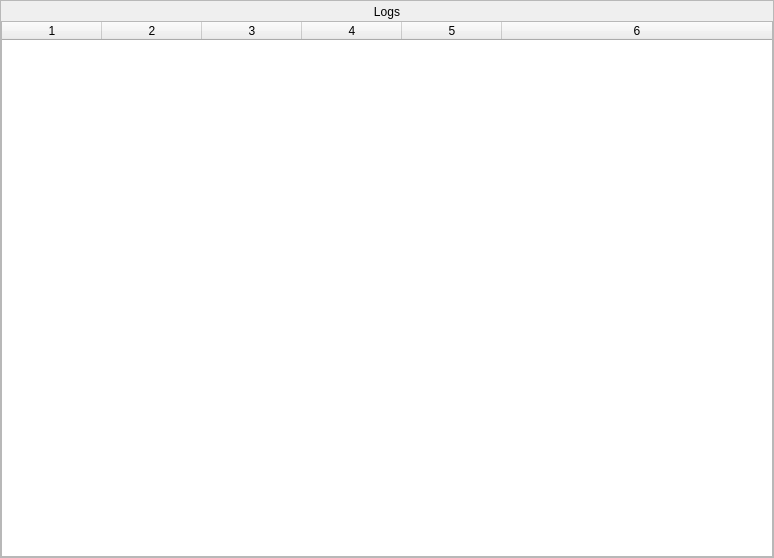
<?xml version="1.0" encoding="UTF-8"?>
<ui version="4.0">
 <class>CENTAUR_NAMESPACE::LogDialog</class>
 <widget class="QDialog" name="CENTAUR_NAMESPACE::LogDialog">
  <property name="geometry">
   <rect>
    <x>0</x>
    <y>0</y>
    <width>774</width>
    <height>558</height>
   </rect>
  </property>
  <property name="windowTitle">
   <string>Dialog</string>
  </property>
  <layout class="QVBoxLayout" name="verticalLayout">
   <property name="leftMargin">
    <number>0</number>
   </property>
   <property name="topMargin">
    <number>0</number>
   </property>
   <property name="rightMargin">
    <number>0</number>
   </property>
   <property name="bottomMargin">
    <number>0</number>
   </property>
   <item>
    <widget class="CENTAUR_NAMESPACE::WindowFrame" name="logMainFrame">
     <property name="styleSheet">
      <string notr="true"/>
     </property>
     <property name="frameShape">
      <enum>QFrame::StyledPanel</enum>
     </property>
     <property name="frameShadow">
      <enum>QFrame::Raised</enum>
     </property>
     <layout class="QVBoxLayout" name="verticalLayout_2">
      <property name="spacing">
       <number>0</number>
      </property>
      <property name="leftMargin">
       <number>0</number>
      </property>
      <property name="topMargin">
       <number>0</number>
      </property>
      <property name="rightMargin">
       <number>0</number>
      </property>
      <property name="bottomMargin">
       <number>0</number>
      </property>
      <item>
       <widget class="CENTAUR_NAMESPACE::MovableFrame" name="titleFrame">
        <property name="minimumSize">
         <size>
          <width>0</width>
          <height>20</height>
         </size>
        </property>
        <property name="maximumSize">
         <size>
          <width>16777215</width>
          <height>20</height>
         </size>
        </property>
        <property name="sizeIncrement">
         <size>
          <width>0</width>
          <height>0</height>
         </size>
        </property>
        <property name="cursor">
         <cursorShape>ArrowCursor</cursorShape>
        </property>
        <property name="mouseTracking">
         <bool>true</bool>
        </property>
        <property name="autoFillBackground">
         <bool>false</bool>
        </property>
        <property name="styleSheet">
         <string notr="true">QFrame{
background-color: qlineargradient(x1:0.5, y1: 0, x2:0.5, y2:1, 
							stop: 1  rgb(23,31,38), stop: 0 rgb(36,44,50));
border-top-left-radius: 10px;
border-top-right-radius: 10px;
border-bottom-left-radius: 0px;
border-bottom-right-radius: 0px;
border: 0px;
}</string>
        </property>
        <property name="frameShape">
         <enum>QFrame::NoFrame</enum>
        </property>
        <property name="frameShadow">
         <enum>QFrame::Plain</enum>
        </property>
        <layout class="QVBoxLayout" name="titleFrameLayout_2">
         <property name="spacing">
          <number>0</number>
         </property>
         <property name="leftMargin">
          <number>1</number>
         </property>
         <property name="topMargin">
          <number>1</number>
         </property>
         <property name="rightMargin">
          <number>1</number>
         </property>
         <property name="bottomMargin">
          <number>1</number>
         </property>
         <item>
          <widget class="QFrame" name="titleBarFrame">
           <property name="minimumSize">
            <size>
             <width>0</width>
             <height>20</height>
            </size>
           </property>
           <property name="maximumSize">
            <size>
             <width>16777215</width>
             <height>20</height>
            </size>
           </property>
           <property name="styleSheet">
            <string notr="true">QFrame{
background-color: rgba(0,0,0,0);
border: 0px;
}</string>
           </property>
           <property name="frameShape">
            <enum>QFrame::StyledPanel</enum>
           </property>
           <property name="frameShadow">
            <enum>QFrame::Raised</enum>
           </property>
           <layout class="QHBoxLayout" name="titleBarFrameLayout_2">
            <property name="spacing">
             <number>0</number>
            </property>
            <property name="sizeConstraint">
             <enum>QLayout::SetNoConstraint</enum>
            </property>
            <property name="leftMargin">
             <number>0</number>
            </property>
            <property name="topMargin">
             <number>0</number>
            </property>
            <property name="rightMargin">
             <number>0</number>
            </property>
            <property name="bottomMargin">
             <number>0</number>
            </property>
            <item>
             <widget class="QFrame" name="titleBarFrame_2">
              <property name="minimumSize">
               <size>
                <width>0</width>
                <height>20</height>
               </size>
              </property>
              <property name="maximumSize">
               <size>
                <width>16777215</width>
                <height>20</height>
               </size>
              </property>
              <property name="sizeIncrement">
               <size>
                <width>0</width>
                <height>0</height>
               </size>
              </property>
              <property name="styleSheet">
               <string notr="true">QFrame{
background-color: rgba(0,0,0,0);
border: 0px;
}</string>
              </property>
              <property name="frameShape">
               <enum>QFrame::StyledPanel</enum>
              </property>
              <property name="frameShadow">
               <enum>QFrame::Raised</enum>
              </property>
              <layout class="QHBoxLayout" name="titleBarFrameLayout2_2">
               <property name="spacing">
                <number>-1</number>
               </property>
               <property name="leftMargin">
                <number>0</number>
               </property>
               <property name="topMargin">
                <number>0</number>
               </property>
               <property name="rightMargin">
                <number>0</number>
               </property>
               <property name="bottomMargin">
                <number>0</number>
               </property>
               <item>
                <widget class="QLabel" name="titleLabel_2">
                 <property name="styleSheet">
                  <string notr="true"/>
                 </property>
                 <property name="text">
                  <string>Logs</string>
                 </property>
                 <property name="alignment">
                  <set>Qt::AlignCenter</set>
                 </property>
                </widget>
               </item>
              </layout>
             </widget>
            </item>
           </layout>
          </widget>
         </item>
        </layout>
       </widget>
      </item>
      <item>
       <widget class="QTableWidget" name="logsTable">
        <property name="styleSheet">
         <string notr="true"/>
        </property>
        <property name="editTriggers">
         <set>QAbstractItemView::NoEditTriggers</set>
        </property>
        <property name="alternatingRowColors">
         <bool>true</bool>
        </property>
        <property name="showGrid">
         <bool>false</bool>
        </property>
        <property name="gridStyle">
         <enum>Qt::NoPen</enum>
        </property>
        <property name="sortingEnabled">
         <bool>false</bool>
        </property>
        <property name="cornerButtonEnabled">
         <bool>true</bool>
        </property>
        <property name="rowCount">
         <number>0</number>
        </property>
        <property name="columnCount">
         <number>6</number>
        </property>
        <attribute name="horizontalHeaderMinimumSectionSize">
         <number>21</number>
        </attribute>
        <attribute name="horizontalHeaderStretchLastSection">
         <bool>true</bool>
        </attribute>
        <attribute name="verticalHeaderShowSortIndicator" stdset="0">
         <bool>false</bool>
        </attribute>
        <column/>
        <column/>
        <column/>
        <column/>
        <column/>
        <column/>
       </widget>
      </item>
     </layout>
    </widget>
   </item>
  </layout>
 </widget>
 <customwidgets>
  <customwidget>
   <class>CENTAUR_NAMESPACE::MovableFrame</class>
   <extends>QFrame</extends>
   <header>../../Library/cui/include/MovableFrame.hpp</header>
   <container>1</container>
  </customwidget>
  <customwidget>
   <class>CENTAUR_NAMESPACE::WindowFrame</class>
   <extends>QFrame</extends>
   <header>../../Library/cui/include/WindowFrame.hpp</header>
   <container>1</container>
  </customwidget>
 </customwidgets>
 <resources>
  <include location="../qrc/resource.qrc"/>
 </resources>
 <connections/>
</ui>
